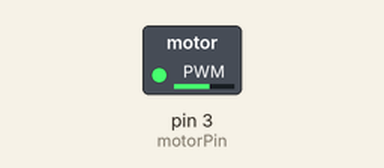
Simulated run of this sketch. Board: Arduino Uno, built with avr-gcc and run on an emulated ATmega328P. Parts: switched loads named in the sketch (green lamp = pin HIGH).

Above: at 0.1 s.
Timing chart, 0 to 1.6 s (numbered marks = the images above):
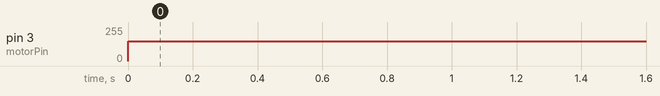

The sketch:

MotorDiodeTest.ino
```cpp
int motorPin = 3;

void setup()
{
  pinMode(motorPin, OUTPUT);
  Serial.begin(9600);
  //while (! Serial);
  //Serial.println("Speed 0 to 255");
}


void loop()
{

    int speed = 150;
    if (speed >= 0 && speed <= 255)
    {
      analogWrite(motorPin, speed);
    }

}
```

Measured:
- by itself, pin 3 (motorPin): 0/255 → 150/255 at 0.00 s
